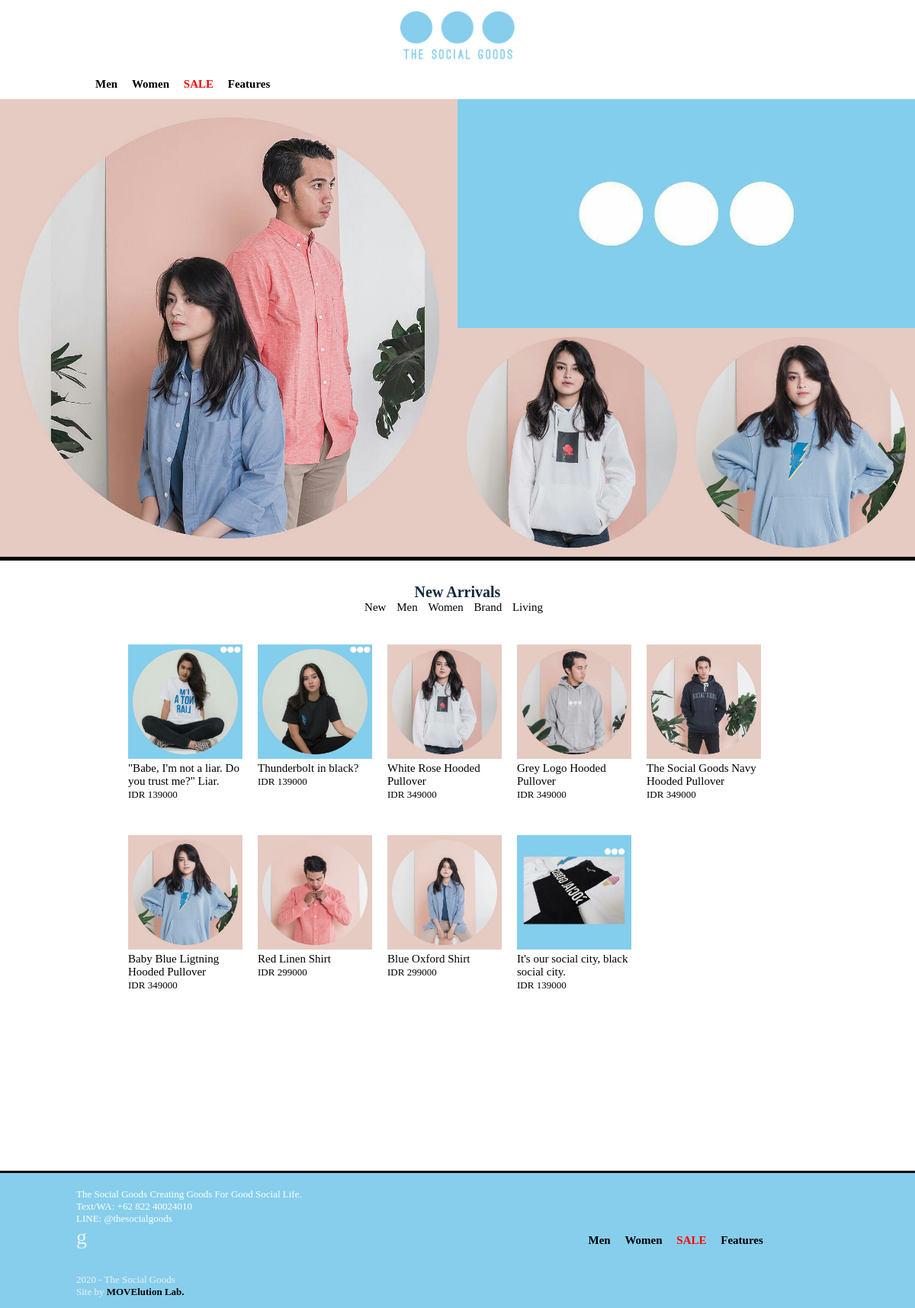
The page / on the database its author committed.
### tables this page shows
CREATE TABLE `tsg_items` (
  `id` int(11) NOT NULL AUTO_INCREMENT,
  `name` varchar(255) DEFAULT NULL,
  `descr` mediumtext,
  `img` mediumtext,
  `price` int(11) DEFAULT NULL,
  `categories` mediumtext,
  `date` datetime DEFAULT NULL,
  PRIMARY KEY (`id`)
);

CREATE TABLE `tsg_categories` (
  `id` int(11) NOT NULL AUTO_INCREMENT,
  `name` varchar(45) DEFAULT NULL,
  `show` int(11) DEFAULT NULL,
  PRIMARY KEY (`id`)
);

### controllers/home.php (called while the page is built, shortened)
<?php
class home extends BaseController {
    protected function index() {
        $viewModel = Itemsmodel::getItems("");
        $this->RenderView($viewModel,'public');
    }
}

### index.php (called while the page is built, shortened)
<?php
$kernel = new router($_GET);
$controller = $kernel->getController();
$controller->ExecuteAction();

### models/itemsmodel.php (called while the page is built, shortened)
<?php
class itemsmodel extends basemodel {
    public function __construct($id, $name, $desc, $img, $price, $categories, $date) {
        $this->id = $id;
        $this->name = $name;
        $this->img = $img;
        $this->price = $price;
    }
    public static function getItems($scope) {
        $query = self::getDB()->prepare("SELECT * FROM `tsg_items` ".$scope);
        $query->execute();
        $result = array();
        while ($row = $query->fetch()) {
            array_push($result, new itemsmodel($row["id"], $row["name"], $row["descr"], $row["img"], $row["price"], $row["categories"], $row["date"]));
        }
        return $result;
    }
}

### lib/mvc/model/basemodel.php (called while the page is built, shortened)
<?php
abstract class basemodel {
    public static function getDB() {
        return new \PDO("mysql:host=localhost;dbname=social_goods", "root", "root");
    }
}

### models/categoriesmodel.php (called while the page is built, shortened)
<?php
class categoriesmodel extends basemodel {
    public function __construct($id, $name, $show) {
        $this->name = $name;
        $this->show = $show;
    }
    public static function getCategories($scope) {
        $query = self::getDB()->prepare("SELECT * FROM `tsg_categories` ".$scope);
        $query->execute();
        $result = array();
        while ($row = $query->fetch()) {
            array_push($result, new categoriesmodel($row["id"], $row["name"], $row["show"]));
        }
        return $result;
    }
}

### views/public/home/index.php (the view)
<div id="navcontainer">
    <a href="<?php echo $this->baseUrl ?>categories/view/men"><div class="navitem50 navitem">
        <img src="public/images/assets/thesocialgoods_BQW72wdDM44.jpg">
    </div></a>
    <a href="<?php echo $this->baseUrl ?>categories/view/men"><div class="navitem50v navitem">
        <img src="public/images/assets/thesocialgoods_BPC7QdUj0Ty.jpg">
    </div></a>
    <a href="<?php echo $this->baseUrl ?>categories/view/men"><div class="navitem25 navitem">
        <img src="public/images/assets/thesocialgoods_BQW7IugDcZ9.jpg">
    </div></a>
    <a href="<?php echo $this->baseUrl ?>categories/view/men"><div class="navitem25 navitem">
        <img src="public/images/assets/thesocialgoods_BQW7Yogj34K.jpg">
    </div></a>
</div>
<div id="newarrival">
    <div class="newarrivaltitle">New Arrivals</div>
    <div id="newarrivalcatcontainer">
        <div class="newarrivalcat"><a href="<?php echo $this->baseUrl ?>men">New</a></div>
        <div class="newarrivalcat"><a href="<?php echo $this->baseUrl ?>men">Men</a></div>
        <div class="newarrivalcat"><a href="<?php echo $this->baseUrl ?>men">Women</a></div>
        <div class="newarrivalcat"><a href="<?php echo $this->baseUrl ?>men">Brand</a></div>
        <div class="newarrivalcat"><a href="<?php echo $this->baseUrl ?>men">Living</a></div>
    </div>
    <div id="arrivalitemcontainer">
        <?php
            foreach ($viewModel as $item){
                ?>
                <div class="arrivalitem"><a href='<?php echo $this->baseUrl."items/view/".$item->id."-".$item->name ?>'>
                   <div class="arrivalitemimg">
                        <img src="<?php echo $item->img ?>">
                    </div>
                    <div class="arrivalitemtitle"><?php echo $item->name ?></div>
                    IDR <?php echo $item->price ?>
                </a></div>
                <?php
            }
        ?>
    </div>
</div>

### lib/mvc/controller/basecontroller.php (shortened to what this page needs)
<?php
abstract class basecontroller {
    protected $action;
    public function __construct($action, $urlParams, $id) {
        $this->action = $action;
    }
    public function ExecuteAction() {
        return $this->{$this->action}();
    }
    protected function RenderView($viewModel, $type, $fullView = true) {
        $classData = explode("\\", get_class($this));
        $className = end($classData);
        if ($type == "admin"){
            $content = __DIR__ . "/../../../views/" . $className . "/" . $this->action . ".php";
            if ($fullView) {
                require __DIR__ . "/../../../views/admin/layout/layout.php";
            } else {
                require $content;
            }
        }else{
            $content = __DIR__ . "/../../../views/public/" . $className . "/" . $this->action . ".php";
            if ($fullView) {
                require __DIR__ . "/../../../views/public/layout/layout.php";
            } else {
                require $content;
            }
        }
    }
    public function getCategories($scope){
        $items = categoriesmodel::getCategories($scope);
        return $items;
    }
}

### views/public/layout/layout.php (shortened to what this page needs)
<!DOCTYPE html>
<html lang="id">
<head>
    <link href="<?php echo $this->baseUrl ?>public/css/style.css" type="text/css" rel="stylesheet">
</head>
<body>
    <div id="container">
        <?php require($content) ?>
    </div>
    <div class="push"></div>
<?php require('header.php'); require('footer.php'); ?>
</body>
</html>

### views/public/layout/header.php
<div id="header">
    <a href="<?php echo $this->baseUrl ?>"><img alt="The Social Goods" src="<?php echo $this->baseUrl ?>public/images/logo_header.png" align="center";/></a>
    <div id="menucontainer">
        <?php
            foreach($this->getCategories("") as $cat){
                if ($cat->show == 1){
                ?>
                <div id="menuitem" class="blackmenu">
                    <a href="<?php echo $this->baseUrl."categories/view/".$cat->name ?>"><?php echo $cat->name ?></a>
                </div>
                <?php
                }
            }
        ?>
        <div id="menuitem" class="redmenu">
            <a href="<?php echo $this->baseUrl ?>categories/view/sale">SALE</a>
        </div>
        <div id="menuitem" class="blackmenu">
            <a href="<?php echo $this->baseUrl ?>categories/view/features">Features</a>
        </div>
    </div>
</div>

### views/public/layout/footer.php (shortened to what this page needs)
<div id="footer">
    <div id="footerleft">
        The Social Goods Creating Goods For Good Social Life.<br>
        Text/WA: +62 822 40024010<br>
        LINE: @thesocialgoods<br>
        <div class="center" id="sosmed">
            <a href="http://www.instagram.com/thesocialgoods" target="_blank">g</a>
        </div>
    </div>
    <div id="footerleft">
        <?php
            foreach($this->getCategories("") as $cat){
                if ($cat->show == 1){
                ?>
                <div id="menuitem" class="blackmenu">
                    <a href="<?php echo $this->baseUrl."categories/view/".$cat->name ?>"><?php echo $cat->name ?></a>
                </div>
                <?php
                }
            }
        ?>
        <div id="menuitem" class="redmenu">
            <a href="<?php echo $this->baseUrl ?>categories/view/sale">SALE</a>
        </div>
        <div id="menuitem" class="blackmenu">
            <a href="<?php echo $this->baseUrl ?>categories/view/features">Features</a>
        </div>
    </div>
    <br><br><br>
    <div id="copyright">
        <?php echo date("Y") ?> - The Social Goods<br>
        Site by <a href="http://www.faiz.rahie.my.id" target="_blank">MOVElution Lab.</a>
    </div>
</div>

### public/css/style.css (style rules this page uses)
html { box-sizing:border-box }
*,*:before,*:after { box-sizing:inherit }
html { -ms-text-size-adjust:100%; -webkit-text-size-adjust:100% }
html,body { background: #fff; font-family:verdana; color: #14293D; font-size:15px; margin:0; padding: 0; width : 100%; min-height: 100%; margin-bottom: -180px; height: auto !important; height: 100%; }
html { overflow-x:hidden }
#container { z-index: 0; margin-top: 130px; }
#header { width:100%; height:130px; position:fixed; background-color: white; z-index:0; top : 0; background: rgba(255, 255, 255, 0.9); text-align : center; transition: width 0.5s; }
#header img { max-width : 150px; margin-top : 15px; margin-bottom : 10px; }
#menucontainer { width: 80%; margin-left: 10%; margin-top: 13px; text-align : left; height: 10px; }
#menuitem { font-weight: bold; font-size: 15px; margin-left: 5px; margin-right: 10px; display: inline; width: 70px; }
#menuitem a { text-decoration: none; }
.blackmenu a { color: black; }
.redmenu a { color: red; }
.push { clear: both; height: 190px; }
#footer { clear: both; border-top: 3px solid black; background-color: #87CEEC; width: 100%; height: 180px; color: #ECF0F1; text-align: left; bottom: 0px; padding-top: 20px; padding-left: 100px; font-size: 13px; }
#sosmed a { font-family: faiz; font-size: 28px; color: #ECF0F1; text-decoration:none; user-select: none; -moz-user-select: none; -webkit-user-select: none; -ms-user-select: none; -webkit-transition-duration: 0.4s; transition-duration: 0.4s; }
#copyright a { font-weight: bold; color: black; text-decoration: none; }
#footerleft { width: 30%; display: inline-block; color: white; }
#navcontainer { margin-top: 20px; margin: 0px; width: 100%; height: 605px; padding-bottom: 5px; border-bottom: 5px solid black; }
.navitem { float: left; display: inline-block; width: 50%; background-position: center center; background-repeat: no-repeat; position: relative; overflow: hidden; }
.navitem img { position: absolute; left: 50%; top: 50%; max-width: 100%; height: auto; -webkit-transform: translate(-50%,-50%); -ms-transform: translate(-50%,-50%); transform: translate(-50%,-50%); }
.navitem50 { height: 600px; }
.navitem50v { height: 300px; }
.navitem25 { width: 25%; height: 300px; }
#newarrival { float: left; margin-top: 30px; width: 80%; margin-left: 10%; margin-right: 10%; text-align: center; margin-bottom: 20px; }
.newarrivaltitle { font-weight: bold; font-size: 20px; }
#newarrivalcatcontainer { width: 100%; text-align: center; margin-bottom: 20px; }
.newarrivalcat { display: inline; margin-right: 10px; }
.newarrivalcat a { color: black; text-decoration: none; }
#arrivalitemcontainer { width: 100%; margin-left: 5%; text-align: center; }
.arrivalitem { float: left; display: inline-block; width: 150px; height: 230px; text-align: left; margin-right: 20px; margin-top: 20px; }
.arrivalitemtitle { font-size: 15px; }
.arrivalitemimg { float: left; display: inline-block; width: 100%; background-position: center center; background-repeat: no-repeat; position: relative; overflow: hidden; }
.arrivalitemimg img { left: 50%; top: 50%; max-width: 100%; height: auto; }
.arrivalitem a { color: black; font-size: 13px; text-decoration: none; }

### rows shown on the page
tsg_items: img (picture), name "\"Babe, I'm not a liar. Do you trust me?\" Liar.", price "139000"
tsg_items: img (picture), name "Thunderbolt in black?", price "139000"
tsg_items: img (picture), name "White Rose Hooded Pullover", price "349000"
tsg_items: img (picture), name "Grey Logo Hooded Pullover", price "349000"
tsg_items: img (picture), name "The Social Goods Navy Hooded Pullover", price "349000"
tsg_items: img (picture), name "Baby Blue Ligtning Hooded Pullover", price "349000"
tsg_items: img (picture), name "Red Linen Shirt", price "299000"
tsg_items: img (picture), name "Blue Oxford Shirt", price "299000"
tsg_items: img (picture), name "It's our social city, black social city.", price "139000"
tsg_categories: name "Men"
tsg_categories: name "Women"
